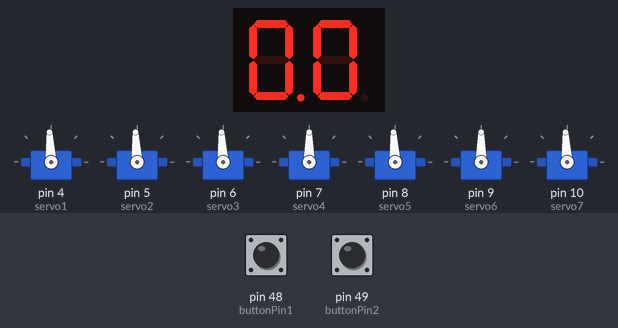
This sketch was run on a simulated Arduino Mega 2560, built with avr-gcc and run on an emulated ATmega2560. Shown: 2-digit seven-segment display, 7 × servo. The test bench sets the inputs (shaded band); at power-on: pin 49 (buttonPin2) HIGH, pin 48 (buttonPin1) HIGH. What the sketch prints to the serial monitor is not drawn.

Above: at 1.2 s.
1.3 s: pin 49 (buttonPin2) pulled LOW for 0.15 s
At 2.9 s:
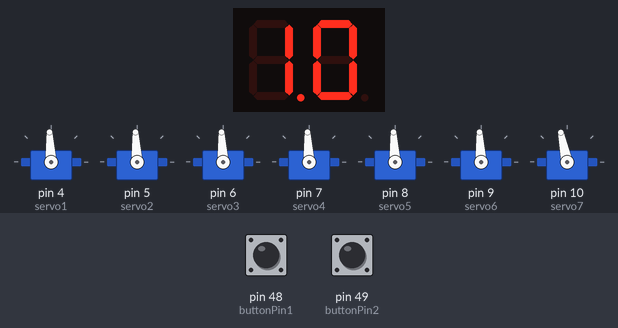
3.5 s: pin 49 (buttonPin2) pulled LOW for 1 s
At 4.1 s:
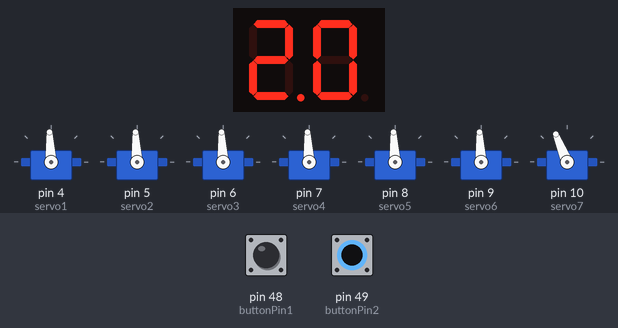
6.0 s: pin 49 (buttonPin2) pulled LOW for 0.15 s
At 7.0 s:
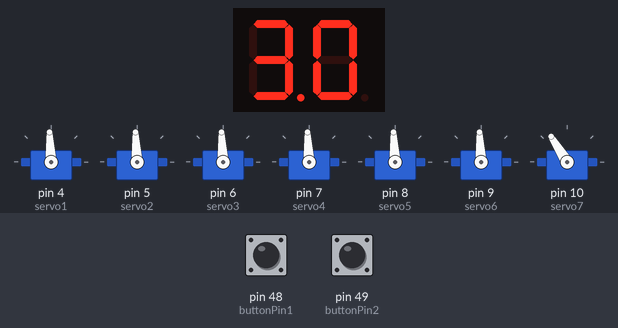
7.6 s: pin 48 (buttonPin1) pulled LOW for 0.15 s
At 8.4 s:
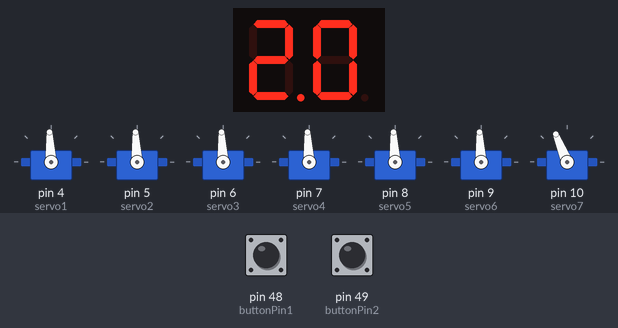
9.2 s: pin 49 (buttonPin2) pulled LOW for 3.2 s
At 9.6 s:
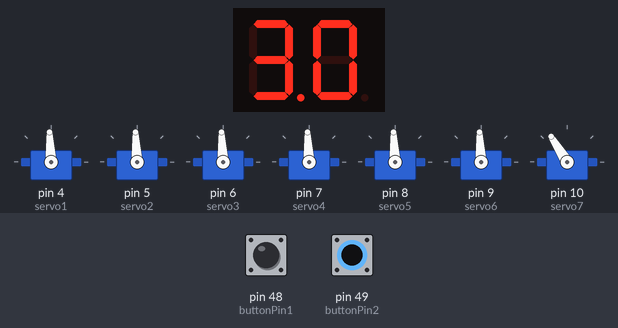
13.9 s: pin 48 (buttonPin1) pulsed LOW 5 times (0.12 s each, 0.3 s apart)
At 15.6 s:
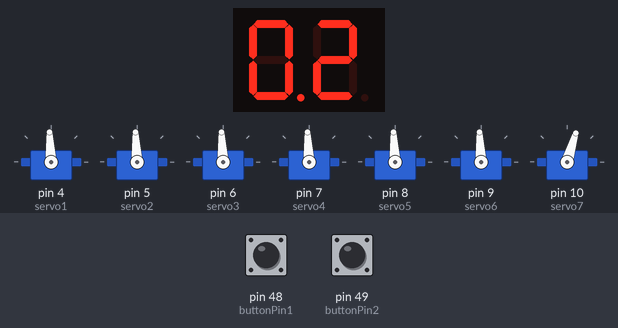
Timing chart, 0 to 17.1 s (numbered marks = the images above; inputs shaded):
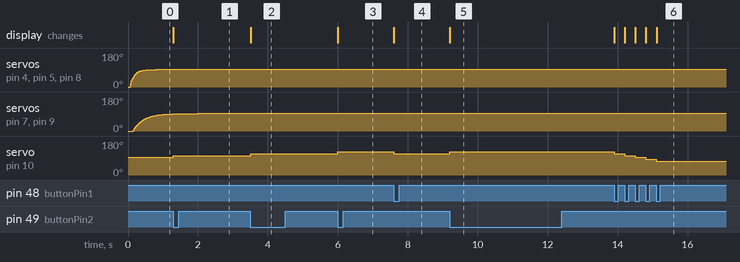

Measured:
- after the input at 1.3 s, servo on pin 10 (servo7): 93° → 102° at once; the display: changes at once (image 1)
- after the input at 3.5 s, servo on pin 10 (servo7): 102° → 112° at once; the display: changes at once (image 2)
- after the input at 6.0 s, servo on pin 10 (servo7): 112° → 122° at once; the display: changes at once (image 3)
- after the input at 7.6 s, servo on pin 10 (servo7): 122° → 112° at once; the display: changes at once (image 4)
- after the input at 9.2 s, servo on pin 10 (servo7): 112° → 122° at once; the display: changes at once (image 5)
- after the input at 13.9 s, servo on pin 10 (servo7): moves from 122° to 73° over 1.2 s, starting at once; the display: first changes at once (image 6 shows a later state)

The sketch:

Slave_Servo_Controller_3_w_7seg.ino
```cpp
#include <Servo.h>
#include <Wire.h>
#include <SevSeg.h>
SevSeg sevseg;

int ServoAddress = 0x0C; // Servo Controller Hex Address

byte ServoHoldingRegister[8];

float Axis_A = 1500;
float Axis_A1 = 1500;
float Axis_B = 1500;
float Axis_C = 1500;
float Axis_D = 1500;
float Axis_E = 1500;
int Function;

float Joystick_A;
float Joystick_B;
float Joystick_C;
float Joystick_D;
float Joystick_E;

int SaveState = 1;
int Save;

float ZeroCal_A = 0;
float ZeroCal_B = 0;
float ZeroCal_C = 0;
float ZeroCal_D = 0;
float ZeroCal_E = 0;

int pot1;
int pot1A;
int pot2;
int pot3;
int pot4;
int pot5;

const int buttonPin1 = 48;
const int buttonPin2 = 49;  // the number of the pushbutton pins

int button1_State = 0;
int button2_State = 0;  // variable for reading the pushbuttons status
int count_value = 0;
int prestate = 0;
int Scale_Position = 1500;


float pot1Scaled;
float pot1AScaled;
float pot2Scaled;
float pot3Scaled;
float pot4Scaled;
float pot5Scaled;


float pot1Smoothed;
float pot1ASmoothed;
float pot2Smoothed;
float pot3Smoothed;
float pot4Smoothed;
float pot5Smoothed;

float pot1SmoothedPrev;
float pot1ASmoothedPrev;
float pot2SmoothedPrev;
float pot3SmoothedPrev;
float pot4SmoothedPrev;
float pot5SmoothedPrev;

Servo servo1; //Yes 1
Servo servo2; //Yes 2
Servo servo3; //So So 1

Servo servo4; //No 1
Servo servo5; //Eye Up/Down
Servo servo6; //Eye Left/Right

Servo servo7; //Scale position


void setup() {
  Serial.begin(9600);
                  Serial.print("  serial Enabled ");
  Wire.begin(ServoAddress);
  Wire.setClock(100000);

// 7 Segment Code Setup
  byte numDigits = 2;
  byte digitPins[] = {30, 36};
  byte segmentPins[] = {38,35,33,32,34,39,31,37};
  bool resistorsOnSegments = true;
  bool updateWithDelaysIn = true;
  byte hardwareConfig = COMMON_ANODE;
  sevseg.begin(hardwareConfig, numDigits, digitPins, segmentPins, resistorsOnSegments);
  sevseg.setBrightness(100);


  pinMode(buttonPin1, INPUT_PULLUP);
  pinMode(buttonPin2, INPUT_PULLUP);

// End 7 segment code setup

  Wire.onReceive(receiveEvent);

  servo1.attach(4);
  servo2.attach(5);
  servo3.attach(6);

  servo4.attach(7);
  servo5.attach(8);
  servo6.attach(9);
  servo7.attach(10);

}

void loop() {

if ((Joystick_A > ZeroCal_A + 10) && (Axis_A > 600)) {
      Axis_A = Axis_A - 5;
      Axis_A1 = Axis_A1 + 5;
  }
  if ((Joystick_A < ZeroCal_A - 10) && (Axis_A < 1600)) {
      Axis_A = Axis_A + 5;
      Axis_A1 = Axis_A1 - 5;
  }
if ((Joystick_B > ZeroCal_B + 10) && (Axis_B < 1700)) {
      Axis_B = Axis_B + 5;
  }
  if ((Joystick_B < ZeroCal_B - 10) && (Axis_B > 1200)) {
      Axis_B = Axis_B - 5;
  }
if ((Joystick_C > ZeroCal_C + 10) && (Axis_C < 1800)) {
      Axis_C = Axis_C + 1;
  }
  if ((Joystick_C < ZeroCal_C - 10) && (Axis_C > 1400)) {
      Axis_C = Axis_C - 1;
  }
if ((Joystick_D > ZeroCal_D + 10) && (Axis_D < 1700)) {
      Axis_D = Axis_D + 5;
  }
  if ((Joystick_D < ZeroCal_D - 10) && (Axis_D > 1300)) {
      Axis_D = Axis_D - 5;
  }
if ((Joystick_E > ZeroCal_E + 10) && (Axis_E < 1700)) {
      Axis_E = Axis_E + 5;
  }
  if ((Joystick_E < ZeroCal_E - 10) && (Axis_E > 1300)) {
      Axis_E = Axis_E - 5;
  }

  pot1 = Axis_A;
  pot1A = Axis_A1;
  pot2 = Axis_B;
  pot3 = Axis_C;
  pot4 = Axis_D;
  pot5 = Axis_E;

  // smooth pots

  pot1Smoothed = (pot1 * 0.05) + (pot1SmoothedPrev * 0.95);
  pot1ASmoothed = (pot1A * 0.05) + (pot1ASmoothedPrev * 0.95);
  //pot2Smoothed = (pot2 * 0.02) + (pot2SmoothedPrev * 0.98);
  pot2Smoothed = pot2;
  pot3Smoothed = (pot3 * 0.02) + (pot3SmoothedPrev * 0.98);
  pot4Smoothed = (pot4 * 0.05) + (pot4SmoothedPrev * 0.95);
  pot5Smoothed = (pot5 * 0.02) + (pot5SmoothedPrev * 0.98);

  // bookmark previous values

  pot1SmoothedPrev = pot1Smoothed;
  pot1ASmoothedPrev = pot1ASmoothed;
  pot2SmoothedPrev = pot2Smoothed;
  pot3SmoothedPrev = pot3Smoothed;
  pot4SmoothedPrev = pot4Smoothed;
  pot5SmoothedPrev = pot5Smoothed;
/*
  Serial.print(pot1Smoothed);
  Serial.print(" , ");
  Serial.print(pot1ASmoothed);
  Serial.print(" , ");
  Serial.print(pot2Smoothed);
  Serial.print(" , ");
  Serial.print(pot3Smoothed);
  Serial.print(" , ");
  Serial.print(pot4Smoothed);
  Serial.print(" , ");
  Serial.println(pot5Smoothed);
*/
  // write servos

  servo1.writeMicroseconds(pot1Smoothed);
  servo2.writeMicroseconds(pot1ASmoothed);

  servo3.writeMicroseconds(pot2Smoothed);
  servo4.writeMicroseconds(pot3Smoothed);

  servo5.writeMicroseconds(pot4Smoothed);
  servo6.writeMicroseconds(pot5Smoothed);


 // read the state of the pushbutton
  button1_State = digitalRead(buttonPin1);
  button2_State = digitalRead(buttonPin2);
  // counter increment if the pushbutton 1 is pressed.
  if (button1_State == LOW && prestate == 1) {
    if (count_value <5){
    count_value++;
    }
    prestate = 0;
  }
// counter decrement if the pushbutton 2 is pressed.
  else if (button2_State == LOW && prestate == 1) {
    if(count_value >-5){
    count_value--;
    }
    prestate = 0;
  }
 else if(button1_State == HIGH && button2_State == HIGH) {
    prestate = 1;
  }
// ffffffffffffffffffffffffffffff

  if (count_value == 0){
  sevseg.setNumber(00,1);
  Scale_Position = 1500;
  }
  else if (count_value == 1) {
  sevseg.setNumber(01,1);
  Scale_Position = 1400;
  }
  else if (count_value == 2) {
  sevseg.setNumber(02,1);
  Scale_Position = 1300;
  }
  else if (count_value == 3) {
  sevseg.setNumber(03,1);
 Scale_Position = 1200;
  }
  else if (count_value == 4) {
  sevseg.setNumber(04,1);
  Scale_Position = 1100;
  }
  else if (count_value == 5) {
  sevseg.setNumber(05,1);
  Scale_Position = 1000;
  }
  else if (count_value == -1) {
  sevseg.setNumber(10,1);
  Scale_Position = 1600;
  }
  else if (count_value == -2) {
  sevseg.setNumber(20,1);
  Scale_Position = 1700;
  }
  else if (count_value == -3) {
  sevseg.setNumber(30,1);
  Scale_Position = 1800;
  }
  else if (count_value == -4) {
  sevseg.setNumber(40,1);
  Scale_Position = 1900;
  }
  else if (count_value == -5) {
  sevseg.setNumber(50,1);
  Scale_Position = 2000;
  }
  sevseg.refreshDisplay();

  servo7.writeMicroseconds(Scale_Position);


  delay(5);                      // run loop 200 times/second


}

void receiveEvent(int howmany) {
       // Serial.println("  Debug: Data Recieved ");
       //         Serial.print("  Debug: Recieved Command was ");
  for(int ia=0; ia<howmany; ia++)
  {
    ServoHoldingRegister[ia] = Wire.read();
       // Serial.print(ServoHoldingRegister[ia]);
      //  Serial.print(", ");
  }
  if (SaveState == 1) {
    ZeroCal_A = ServoHoldingRegister[1] * 10;
    ZeroCal_B = ServoHoldingRegister[2] * 10;
    ZeroCal_C = ServoHoldingRegister[3] * 10;
    ZeroCal_D = ServoHoldingRegister[4] * 10;
    ZeroCal_E = ServoHoldingRegister[5] * 10;
    SaveState = 0;
  }
  Joystick_A = ServoHoldingRegister[1] * 10;
  Joystick_B = ServoHoldingRegister[2] * 10;
  Joystick_C = ServoHoldingRegister[3] * 10;
  Joystick_D = ServoHoldingRegister[4] * 10;
  Joystick_E = ServoHoldingRegister[5] * 10;
  Function = ServoHoldingRegister[6];
}
```
